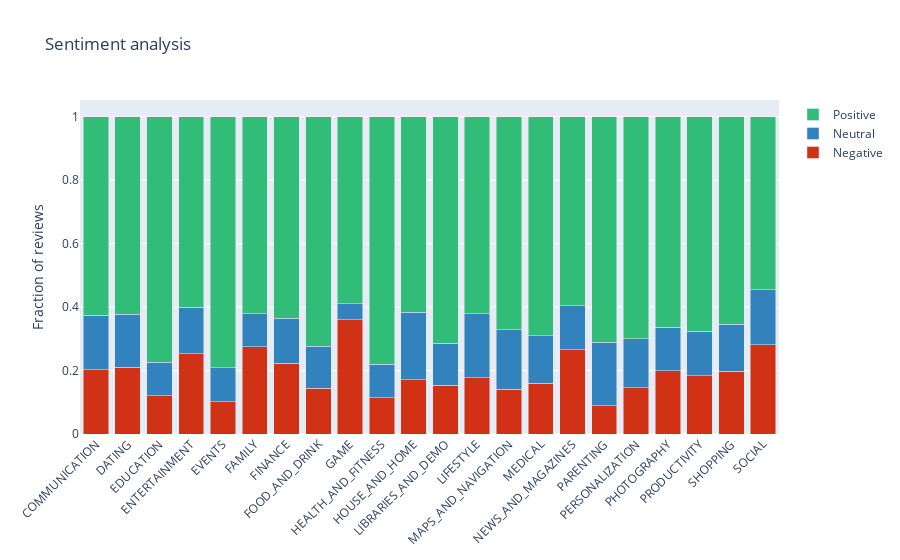

Notebook code for this chart:
### Code cell
# zoomed in some of selected categories
trace1 = go.Bar(        
    x=list(new_df.Category[::3])[6:-5],
    y= new_df.Sentiment_Normalized[::3][6:-5], #--------Positive sentiment
    name='Negative',
    marker=dict(color = 'rgb(209,49,20)')
)

trace2 = go.Bar(       
    x=list(new_df.Category[::3])[6:-5],
    y= new_df.Sentiment_Normalized[1::3][6:-5], #---------neutral sentiments
    name='Neutral',
    marker=dict(color = 'rgb(49,130,189)')
)

trace3 = go.Bar(       
    x=list(new_df.Category[::3])[6:-5],
    y= new_df.Sentiment_Normalized[2::3][6:-5], #---------positive sentiments
    name='Positive',
    marker=dict(color = 'rgb(49,189,120)')
)

data = [trace1, trace2, trace3]
layout = go.Layout(
    title = 'Sentiment analysis',
    barmode='stack',
    xaxis = {'tickangle': -45},
    yaxis = {'title': 'Fraction of reviews'}
)

fig = go.Figure(data=data, layout=layout)

plotly.offline.iplot({'data': data, 'layout': layout})

### Figure 1 — Plotly figure (JSON) as saved in the notebook; plotly's stock layout.template omitted (floating-point values rounded to 4 significant figures)
{"data": [{"marker": {"color": "rgb(209,49,20)"}, "name": "Negative", "type": "bar", "x": ["COMMUNICATION", "DATING", "EDUCATION", "ENTERTAINMENT", "EVENTS", "FAMILY", "FINANCE", "FOOD_AND_DRINK", "GAME", "HEALTH_AND_FITNESS", "HOUSE_AND_HOME", "LIBRARIES_AND_DEMO", "LIFESTYLE", "MAPS_AND_NAVIGATION", "MEDICAL", "NEWS_AND_MAGAZINES", "PARENTING", "PERSONALIZATION", "PHOTOGRAPHY", "PRODUCTIVITY", "SHOPPING", "SOCIAL"], "y": [0.2021, 0.2105, 0.1204, 0.2524, 0.1013, 0.2748, 0.223, 0.1442, 0.3606, 0.1143, 0.1703, 0.1532, 0.1771, 0.1406, 0.1593, 0.2654, 0.08846, 0.1456, 0.1998, 0.1839, 0.1971, 0.2821]}, {"marker": {"color": "rgb(49,130,189)"}, "name": "Neutral", "type": "bar", "x": ["COMMUNICATION", "DATING", "EDUCATION", "ENTERTAINMENT", "EVENTS", "FAMILY", "FINANCE", "FOOD_AND_DRINK", "GAME", "HEALTH_AND_FITNESS", "HOUSE_AND_HOME", "LIBRARIES_AND_DEMO", "LIFESTYLE", "MAPS_AND_NAVIGATION", "MEDICAL", "NEWS_AND_MAGAZINES", "PARENTING", "PERSONALIZATION", "PHOTOGRAPHY", "PRODUCTIVITY", "SHOPPING", "SOCIAL"], "y": [0.1719, 0.1668, 0.1063, 0.1464, 0.1076, 0.1035, 0.1422, 0.1317, 0.05001, 0.1058, 0.2133, 0.1321, 0.2013, 0.1875, 0.15, 0.1394, 0.2, 0.1545, 0.1361, 0.1394, 0.1492, 0.1727]}, {"marker": {"color": "rgb(49,189,120)"}, "name": "Positive", "type": "bar", "x": ["COMMUNICATION", "DATING", "EDUCATION", "ENTERTAINMENT", "EVENTS", "FAMILY", "FINANCE", "FOOD_AND_DRINK", "GAME", "HEALTH_AND_FITNESS", "HOUSE_AND_HOME", "LIBRARIES_AND_DEMO", "LIFESTYLE", "MAPS_AND_NAVIGATION", "MEDICAL", "NEWS_AND_MAGAZINES", "PARENTING", "PERSONALIZATION", "PHOTOGRAPHY", "PRODUCTIVITY", "SHOPPING", "SOCIAL"], "y": [0.626, 0.6227, 0.7733, 0.6013, 0.7911, 0.6217, 0.6348, 0.7241, 0.5894, 0.7799, 0.6164, 0.7147, 0.6216, 0.6719, 0.6907, 0.5952, 0.7115, 0.6999, 0.6641, 0.6767, 0.6537, 0.5452]}], "layout": {"barmode": "stack", "title": {"text": "Sentiment analysis"}, "xaxis": {"tickangle": -45}, "yaxis": {"title": {"text": "Fraction of reviews"}}}}
